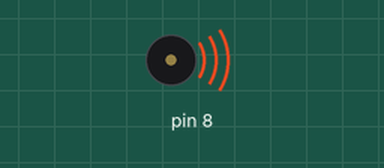
Recording of a sketch running on a simulated Arduino Uno, built with avr-gcc and run on an emulated ATmega328P. Parts: buzzer (waves = sounding).

Above: at 0.1 s.
Timing chart, 0 to 40.0 s (numbered marks = the images above):
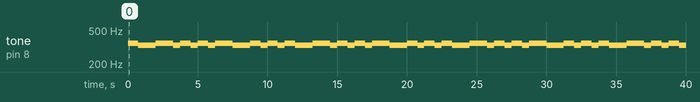

Measured:
- by itself, tone on pin 8: repeats every 11.3 s: 330 Hz 1.3 s, 349 Hz 1.3 s, 2 × (330 Hz 0.50 s, 349 Hz 0.75 s), 330 Hz 0.50 s, 349 Hz 1.3 s, 330 Hz 1.3 s, 2 × (349 Hz 0.75 s, 330 Hz 0.50 s), 349 Hz 0.75 s

The sketch:

rapsalgo.ino
```cpp
#include "pitches.h"

typedef struct s_triade {
    char id;          // A B C D E or F
    bool cell[3];     // true or false
    struct s_triade *next;
    struct s_triade *prev;
} t_triade;

typedef struct s_reel {
    t_triade *triade;
    struct s_reel *next;
} t_reel;

t_triade *triade_ls;

t_triade *append_reel(t_triade *last_reel, char new_id, const bool *cells) {
    // create a chained list with A B C D E F
    t_triade *new_triade = (t_triade *)malloc(sizeof(t_triade));
    new_triade->id = new_id;
    new_triade->cell[0] = cells[0];
    new_triade->cell[1] = cells[1];
    new_triade->cell[2] = cells[2];
    if (last_reel) {
        last_reel->next = new_triade;
        new_triade->prev = last_reel;
    } else {
        new_triade->prev = NULL;
    }
    new_triade->next = NULL;
    return new_triade;
}

t_triade *set_list() {
    // create a chained list with A B C D E F
    static const bool cell_A[] = {true, false, false};
    static const bool cell_B[] = {true, true, false};
    static const bool cell_C[] = {true, false, true};
    static const bool cell_D[] = {false, true, true};
    static const bool cell_E[] = {false, false, true};
    static const bool cell_F[] = {false, true, false};

    t_triade *head = append_reel(NULL, 'A', cell_A);
    t_triade *last = append_reel(head, 'B', cell_B);
    last = append_reel(last, 'C', cell_C);
    last = append_reel(last, 'D', cell_D);
    last = append_reel(last, 'E', cell_E);
    last = append_reel(last, 'F', cell_F);
    last->next = head;
    head->prev = last;
    return head;
}


t_reel *set_reel() {
    t_reel *new_reel = (t_reel *)malloc(sizeof(t_reel));
    new_reel->next = NULL;
    new_reel->triade = triade_ls;
    return new_reel;
}

t_reel *counter_next(t_reel *counter) {
    t_reel *initial_counter = counter;
    bool retenue = false;
    if (!counter)
        return set_reel();
    do {
        if (counter->triade->id == 'F')
            retenue = true;
        else
            retenue = false;
        counter->triade = counter->triade->next;
        if (retenue) {
            if (!counter->next) {
                counter->next = set_reel();
                retenue = false;
            }
            else
                counter = counter->next;
        }
    } while (retenue);
    return initial_counter;
}

bool    generator() {
    // put your main code here, to run repeatedly:
    static t_reel *counter;
    static int    i;
    static bool    last;
    static bool    ante;
    bool          output;
  if (!counter)
    counter = set_reel();
  do {
    output = counter->triade->cell[i];
    if (++i == 3) {
      i = 0;
      counter = counter_next(counter);
    }
  } while (output == last && output == ante);
  ante = last;
  last = output;
  return output;
}


// notes in the melody:
int melody[] = {
    NOTE_C4, NOTE_G3, NOTE_B3,
};

// note durations: 4 = quarter note, 8 = eighth note, etc.:
int duration_unit = 500;

void setup() {
    // put your setup code here, to run once:
    triade_ls = set_list();
}

void play(int pin, int note, int duration){
    tone(pin, note, duration);
    delay(duration);
    noTone(pin);
}

void    tension(int duration) {
    tone(10, NOTE_B3, duration);
    tone(8, NOTE_F4, duration);
    delay(duration);
    noTone(8);
    noTone(10);
}
void    resolution(int duration) {
    tone(10, NOTE_C4, duration);
    tone(8, NOTE_E4, duration);
    delay(duration);
    noTone(8);
    noTone(10);
}

int64_t nb_max = 100;
void loop() {
    // put your main code here, to run repeatedly:
    t_reel *counter = NULL;
    int64_t i;
    bool   suite[nb_max];
    int  noteDuration;
    for (i = 0; i < nb_max; i++) {
      suite[i] = generator();
    }
    i = 0;
    for (int64_t j = 0; j < nb_max; j++) {
        //suite[j] ? noteDuration = duration_unit : noteDuration = duration_unit * 2;
        suite[i+1] ? noteDuration = duration_unit : noteDuration = (float)duration_unit * 1.5;
        if (suite[j])
            tension(noteDuration);
        else
            resolution(noteDuration);
        i++;
    }
}
```

pitches.h
```cpp
/*************************************************
   Public Constants
 *************************************************/

#define NOTE_B0  31
#define NOTE_C1  33
#define NOTE_CS1 35
#define NOTE_D1  37
#define NOTE_DS1 39
#define NOTE_E1  41
#define NOTE_F1  44
#define NOTE_FS1 46
#define NOTE_G1  49
#define NOTE_GS1 52
#define NOTE_A1  55
#define NOTE_AS1 58
#define NOTE_B1  62
#define NOTE_C2  65
#define NOTE_CS2 69
#define NOTE_D2  73
#define NOTE_DS2 78
#define NOTE_E2  82
#define NOTE_F2  87
#define NOTE_FS2 93
#define NOTE_G2  98
#define NOTE_GS2 104
#define NOTE_A2  110
#define NOTE_AS2 117
#define NOTE_B2  123
#define NOTE_C3  131
#define NOTE_CS3 139
#define NOTE_D3  147
#define NOTE_DS3 156
#define NOTE_E3  165
#define NOTE_F3  175
#define NOTE_FS3 185
#define NOTE_G3  196
#define NOTE_GS3 208
#define NOTE_A3  220
#define NOTE_AS3 233
#define NOTE_B3  247
#define NOTE_C4  262
#define NOTE_CS4 277
#define NOTE_D4  294
#define NOTE_DS4 311
#define NOTE_E4  330
#define NOTE_F4  349
#define NOTE_FS4 370
#define NOTE_G4  392
#define NOTE_GS4 415
#define NOTE_A4  440
#define NOTE_AS4 466
#define NOTE_B4  494
#define NOTE_C5  523
#define NOTE_CS5 554
#define NOTE_D5  587
#define NOTE_DS5 622
#define NOTE_E5  659
#define NOTE_F5  698
#define NOTE_FS5 740
#define NOTE_G5  784
#define NOTE_GS5 831
#define NOTE_A5  880
#define NOTE_AS5 932
#define NOTE_B5  988
#define NOTE_C6  1047
#define NOTE_CS6 1109
#define NOTE_D6  1175
#define NOTE_DS6 1245
#define NOTE_E6  1319
#define NOTE_F6  1397
#define NOTE_FS6 1480
#define NOTE_G6  1568
#define NOTE_GS6 1661
#define NOTE_A6  1760
#define NOTE_AS6 1865
#define NOTE_B6  1976
#define NOTE_C7  2093
#define NOTE_CS7 2217
#define NOTE_D7  2349
#define NOTE_DS7 2489
#define NOTE_E7  2637
#define NOTE_F7  2794
#define NOTE_FS7 2960
#define NOTE_G7  3136
#define NOTE_GS7 3322
#define NOTE_A7  3520
#define NOTE_AS7 3729
#define NOTE_B7  3951
#define NOTE_C8  4186
#define NOTE_CS8 4435
#define NOTE_D8  4699
#define NOTE_DS8 4978
```

rapsalgo.c
```cpp
#include <stdio.h>
#include <stdlib.h>
#include <stdbool.h>

typedef struct s_triade {
    char id;          // A B C D E or F
    bool cell[3];     // true or false
    struct s_triade *next;
    struct s_triade *prev;
} t_triade;

typedef struct s_reel {
    t_triade *triade;
    struct s_reel *next;
} t_reel;

t_triade *triade_ls;

t_triade *append_reel(t_triade *last_reel, char new_id, const bool *cells) {
    // create a chained list with A B C D E F
    t_triade *new_triade = (t_triade *)malloc(sizeof(t_triade));
    new_triade->id = new_id;
    new_triade->cell[0] = cells[0];
    new_triade->cell[1] = cells[1];
    new_triade->cell[2] = cells[2];
    if (last_reel) {
        last_reel->next = new_triade;
        new_triade->prev = last_reel;
    } else {
        new_triade->prev = NULL;
    }
    new_triade->next = NULL;
    return new_triade;
}

t_triade *set_list() {
    // create a chained list with A B C D E F
    static const bool cell_A[] = {true, false, false};
    static const bool cell_B[] = {true, true, false};
    static const bool cell_C[] = {true, false, true};
    static const bool cell_D[] = {false, true, true};
    static const bool cell_E[] = {false, false, true};
    static const bool cell_F[] = {false, true, false};

    t_triade *head = append_reel(NULL, 'A', cell_A);
    t_triade *last = append_reel(head, 'B', cell_B);
    last = append_reel(last, 'C', cell_C);
    last = append_reel(last, 'D', cell_D);
    last = append_reel(last, 'E', cell_E);
    last = append_reel(last, 'F', cell_F);
    last->next = head;
    head->prev = last;
    return head;
}


t_reel *set_reel() {
    t_reel *new_reel = (t_reel *)malloc(sizeof(t_reel));
    new_reel->next = NULL;
    new_reel->triade = triade_ls;
    return new_reel;
}

t_reel *counter_next(t_reel *counter) {
    t_reel *initial_counter = counter;
    bool retenue = false;
    if (!counter)
        return set_reel();
    do {
        if (counter->triade->id == 'F')
            retenue = true;
        else
            retenue = false;
        counter->triade = counter->triade->next;
        if (retenue) {
            if (!counter->next) {
                counter->next = set_reel();
                retenue = false;
            }
            else
                counter = counter->next;
        }
    } while (retenue);
    return initial_counter;
}

bool    generator() {
    // put your main code here, to run repeatedly:
    static t_reel *counter;
    static int    i;
    static bool    last;
    static bool    ante;
    bool          output;
	if (!counter)
		counter = set_reel();
	do {
		output = counter->triade->cell[i];
		if (++i == 3) {
			i = 0;
			counter = counter_next(counter);
		}
	} while (output == last && output == ante);
	ante = last;
	last = output;
	return output;
}

int main() {
    // put your main code here, to run repeatedly:
	bool last = true, ante = false, current;
	triade_ls = set_list();
	t_reel *counter = NULL;
	for (int i =0; i< 1000; i++) {
		if ((current = generator()) == ante && ante == last)
			printf("bug");
		current ? printf("A ") : printf("B ");
		ante = last;
		last = current;
	}
}
```
